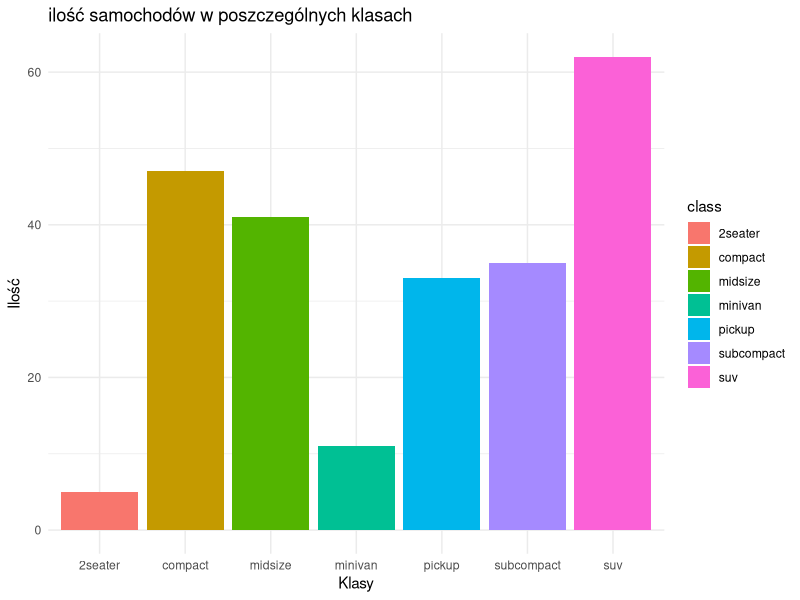
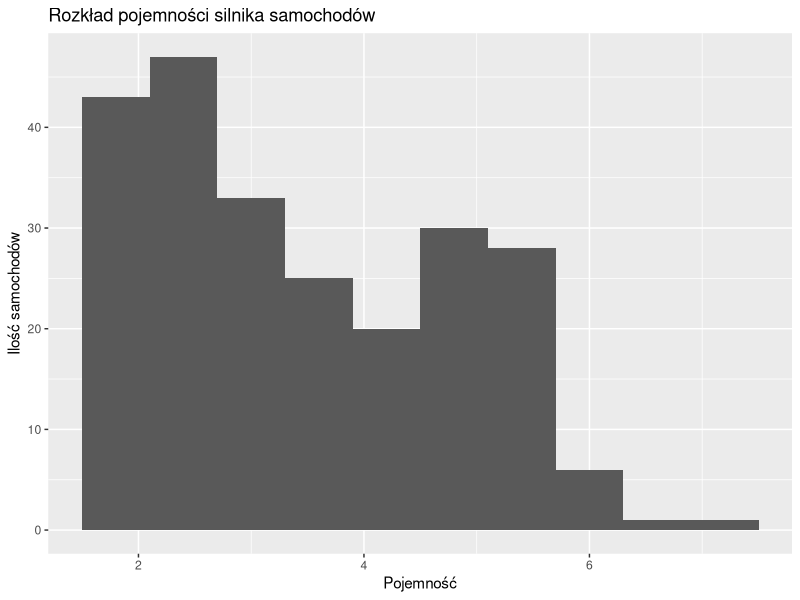
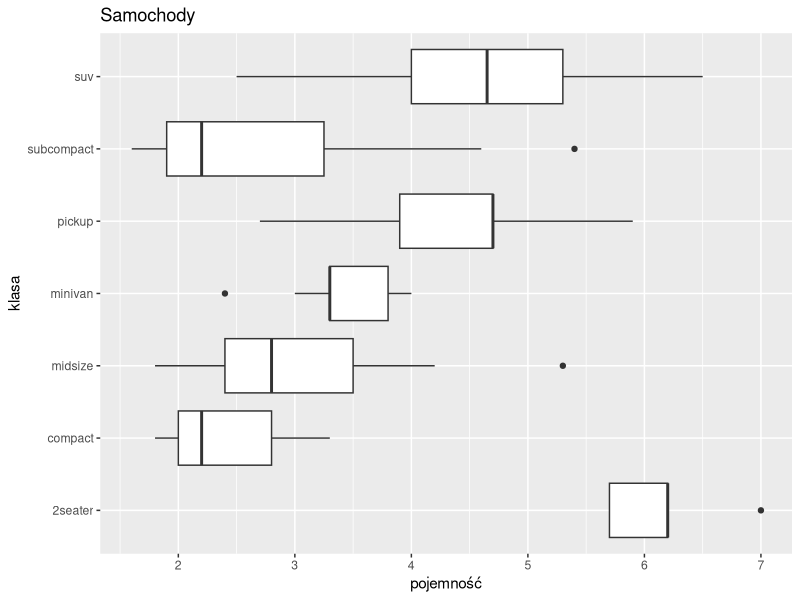

Recreate these plots in R, in order.
## ---- chunk 1
mtcars
## ---- chunk 2
library(ggplot2)
ggplot(data = mpg) +
  geom_bar(mapping = aes(x = class, fill= class)) +
  labs(title = "ilość samochodów w poszczególnych klasach", x = "Klasy", y = "Ilość") +
  theme_minimal()
## ---- chunk 3
library(ggplot2)
ggplot(data = mpg) + 
  geom_histogram(mapping = aes(displ), bins = 10) +
  labs(title = "Rozkład pojemności silnika samochodów", x = "Pojemność", y = "Ilość samochodów")
## ---- chunk 4
kwartal_1<- c("styczen", "luty", "marzec")
kwartal_2<- c("kwiecien", "maj", "czerwiec")
kwartal_3<- c("lipiec", "sierpie?", "wrzesien")
kwartal_4<- c("pazdziernik", "listopad", "grudzien")
rok<- c(kwartal_1, kwartal_2, kwartal_3, kwartal_4)
rok[1:12]
rok[c(1, 2)]  

## ---- chunk 5
ggplot(data = mpg, aes(x = class, y = displ)) +
  geom_boxplot() +
  coord_flip() +
  labs (title = "Samochody", x = "klasa", y = "pojemność")
